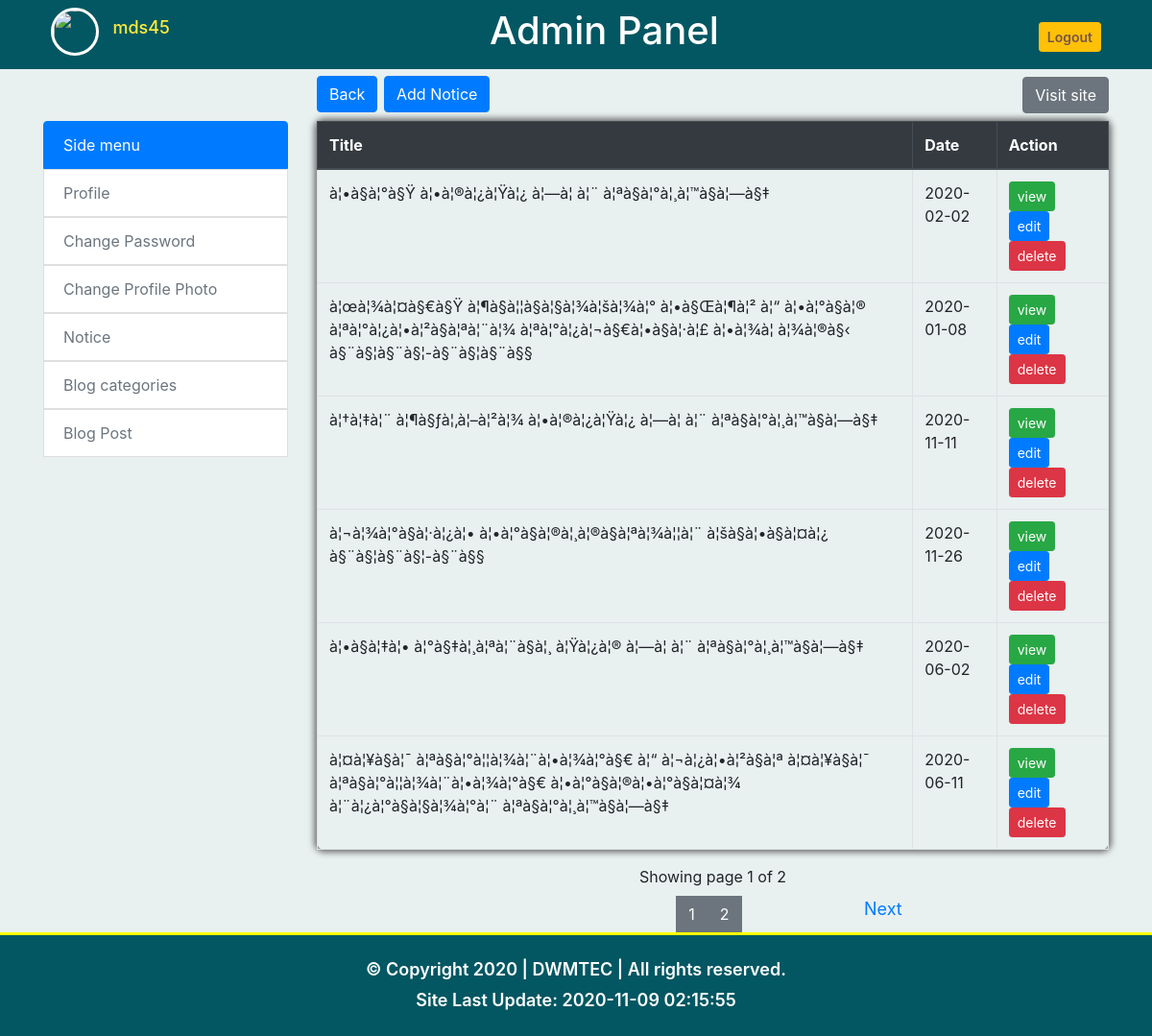
/admin/notice/index.php (signed in), run on the app's committed database.
### tables this page shows
CREATE TABLE IF NOT EXISTS `dwmtec_user` (
  `id` int(11) NOT NULL AUTO_INCREMENT,
  `fname` varchar(255) NOT NULL,
  `lname` varchar(255) NOT NULL,
  `username` varchar(255) NOT NULL,
  `email` varchar(255) NOT NULL,
  `password` varchar(12) NOT NULL,
  `image` varchar(255) NOT NULL,
  PRIMARY KEY (`id`)
);

CREATE TABLE IF NOT EXISTS `dwmtec_notice` (
  `id` int(11) NOT NULL AUTO_INCREMENT,
  `title` text NOT NULL,
  `image` varchar(255) NOT NULL,
  `date` date NOT NULL,
  PRIMARY KEY (`id`)
);

### admin/notice/index.php (the view, shortened to what this page needs)
<?php include('../include/header.php'); ?>
<?php
$url = ("http://localhost/dwmtec/admin/");
$sql    = "SELECT count(id) as total FROM dwmtec_notice";
$result = mysqli_query($con, $sql);
$data   = mysqli_fetch_assoc($result);
$skip = 0;
$take = 6;
$page =1;
$totalpage = ceil($data['total'] / $take);
$sql ="
		SELECT * FROM dwmtec_notice
		ORDER BY id DESC
		LIMIT $skip, $take
	";
$result = mysqli_query($con, $sql);
?>
<a href="../index.php"><button class="btn btn-primary btn-back">Back</button></a>
<a href="create.php"><button style="margin-left: 70px;" class="btn btn-primary btn-back">Add Notice</button></a>
<div class="admin-wraper " >
	<table class="table-bordered table table-stripe h-100 ">
		<thead class="thead-dark">
			<tr>
			    <th>Title</th>
			    <th>Date</th>
			    <th>Action</th>
			</tr>
		</thead>
		<?php while($row = mysqli_fetch_assoc($result)){ ?>
			<tr>
				<td><?php echo $row['title']; ?></td>
				<td><?php echo $row['date']; ?></td>
				<td>
					<a href="show.php?id=<?php echo $row['id']; ?>"><button class="btn btn-success  btn-sm">view</button></a>
					<a href="edit.php?id=<?= $row['id']; ?>"><button class="btn btn-primary  btn-sm">edit</button></a>
					<a href="delete.php?id=<?= $row['id']; ?>" onclick="return confirm('Are you sure')"><button class="btn btn-danger  btn-sm">delete</button></a>
				</td>
			</tr>
		<?php } ?>
	</table>
	</div>
		<div class="mt-3 mb-2 text-center">
			Showing page <?php echo $page ?> of <?php echo $totalpage ?>
		</div>
		<div class="row clearfix">
			<div class="col-md-2">
			</div>
			<div class="col-md-2">
			</div>
			<div class="col-md-4 text-center">
				<div class="btn-toolbar d-inline-block">
					  <div class="btn-group mr-2">
					  	<?php for ($i=1; $i <= $totalpage; $i++) { ?>
					    <a href="<?php echo $url ?>notice/index.php?page=<?php echo $i ?>"><button type="button" style="border-radius: inherit;" class="btn btn-secondary"><?php echo $i ?></button> </a>
					    <?php } ?>
					  </div>
				</div>
			</div>
			<div class="col-md-2">
				<?php if ($totalpage > $page) { ?>
					<a style="font-size: 18px" href="<?php echo $url ?>notice/index.php?page=<?php echo $page + 1 ?>">Next</a>
				<?php } ?>
			</div>
			<div class="col-md-2">
			</div>
		</div>
<?php include("../include/footer.php") ?>

### admin/include/header.php (shortened to what this page needs)
<?php
$url=("http://localhost/dwmtec/admin/");
?>
<?php
$id = $_SESSION['userId'];
$con =connectDB();
$sql = "SELECT * FROM dwmtec_user WHERE id =$id";
$result =mysqli_query($con,$sql);
$data =mysqli_fetch_assoc($result);
?>
<!DOCTYPE html>
<html lang="en">
<head>
	<link rel="stylesheet" href="<?php echo $url; ?>css/bootstrap.min.css">
	<link rel="stylesheet" href="<?php echo $url; ?>css/style.css">
	<link rel="stylesheet" href="<?php echo $url; ?>css/responsive.css">
</head>
<body>
	<header>
		<div class="fuild-wraper" style="background: #035762;">
			<div class="container">
				<div class=" clearfix">
					<div class="admin-header text-center p-2">
						<div class="profile" style="display: inline-block; float: left;">
							<img src="<?php echo $url; ?><?php echo $data['image']; ?>"
							 style="width:50px;height:50px;border-radius: 100%;border: 3px solid white;">
								<a id="profileHov" href="<?php echo $url; ?>profile">
									<h3  style="display: inline-block;margin-left: 10px;color:#ffeb3b; vertical-align: middle;font-size: 18px;">
									<?php
										echo  $data['username'];
									 ?>
								 	</h3>
								</a>
						</div>
						<h2 style="color:white; display: inline-block;vertical-align: middle;font-size: 40px;">Admin Panel</h2>
						<div class="logout float-right d-inline-block" style="vertical-align: middle;margin-top: 15px;">
							<a href="<?php echo $url; ?>logout.php"><button class="btn btn-warning btn-sm" style="color: #795548; font-weight: 600;">Logout</button></a>
						</div>
					</div>
				</div>
		</div>
	</div>
	<div class="container">
		<div class="row clearfix" >
			<div class="col-md-12 text-right mt-2">
			    <a href="<?php echo $url; ?>../index.php" target="blank"><button class="btn btn-secondary mb-2">Visit site</button></a>
			</div>
		</div>
	</div>
	<div class="side-manu">
		<div class="container">
			<div class="row clearfix">
				<div class="col-md-3 mb-5" >
					<div class="list-group">
						<button type="button" class="list-group-item list-group-item-action active">
						 Side menu
						</button>
						<a href="<?php echo $url; ?>profile"><button type="button" class="list-group-item
						    list-group-item-action" disabled>Profile</button ></a>
						<a href="<?php echo $url; ?>password-recover.php"><button type="button" class="list-group-item
						    list-group-item-action" disabled>Change Password</button ></a>
						<a href="<?php echo $url; ?>profile/profile-photo.php"><button type="button" class="list-group-item
						    list-group-item-action" disabled>Change Profile Photo </button ></a>
						<a href="<?php echo $url; ?>Notice"><button type="button" class="list-group-item
							list-group-item-action" disabled>Notice</button ></a>
						<a href="<?php echo $url; ?>post-category/index.php"><button type="button" class="list-group-item
							list-group-item-action" disabled>Blog categories</button></a>
						<a href="<?php echo $url; ?>post/index.php"><button type="button" class="list-group-item
							list-group-item-action" disabled>Blog Post</button></a>
					</div>
				</div>
				<div class="col-md-9">

### admin/css/style.css (style rules this page uses)
body { background:#03596217; }
header { min-height: calc(100vh - 106px); }
.admin-wraper { box-shadow: 0 0 6px 3px #747474; border-radius: 8px; }
.btn-back { position: absolute; top: -47px; }

### data on the page
dwmtec_user: username "mds45"
dwmtec_notice: title "à¦•à§à¦°à§Ÿ à¦•à¦®à¦¿à¦Ÿà¦¿ à¦—à¦ à¦¨ à¦ªà§à¦°à¦¸à¦™à§à¦—à§‡", date "2020-02-02"
dwmtec_notice: title "à¦œà¦¾à¦¤à§€à§Ÿ à¦¶à§à¦¦à§à¦§à¦¾à¦šà¦¾à¦° à¦•à§Œà¦¶à¦² à¦“ à¦•à¦°à§à¦® à¦ªà¦°à¦¿à¦•à¦²à§à¦ªà¦¨à¦¾ à¦ªà¦°à¦¿à¦¬à§€à¦•à§à¦·à¦£ à¦•à¦¾à¦ à¦¾à¦®à§‹ à§¨à§¦à§¨à§¦-à§¨à§¦à§¨à§§", date "2020-01-08"
dwmtec_notice: title "à¦†à¦‡à¦¨ à¦¶à§ƒà¦‚à¦–à¦²à¦¾ à¦•à¦®à¦¿à¦Ÿà¦¿ à¦—à¦ à¦¨ à¦ªà§à¦°à¦¸à¦™à§à¦—à§‡", date "2020-11-11"
dwmtec_notice: title "à¦¬à¦¾à¦°à§à¦·à¦¿à¦• à¦•à¦°à§à¦®à¦¸à¦®à§à¦ªà¦¾à¦¦à¦¨ à¦šà§à¦•à§à¦¤à¦¿ à§¨à§¦à§¨à§¦-à§¨à§§", date "2020-11-26"
dwmtec_notice: title "à¦•à§à¦‡à¦• à¦°à§‡à¦¸à¦ªà¦¨à§à¦¸ à¦Ÿà¦¿à¦® à¦—à¦ à¦¨ à¦ªà§à¦°à¦¸à¦™à§à¦—à§‡", date "2020-06-02"
dwmtec_notice: title "à¦¤à¦¥à§à¦¯ à¦ªà§à¦°à¦¦à¦¾à¦¨à¦•à¦¾à¦°à§€ à¦“ à¦¬à¦¿à¦•à¦²à§à¦ª à¦¤à¦¥à§à¦¯ à¦ªà§à¦°à¦¦à¦¾à¦¨à¦•à¦¾à¦°à§€ à¦•à¦°à§à¦®à¦•à¦°à§à¦¤à¦¾ à¦¨à¦¿à¦°à§à¦§à¦¾à¦°à¦¨ à¦ªà§à¦°à¦¸à¦™à§à¦—à§‡", date "2020-06-11"

### other printed values
$page "1"
$totalpage "2"
